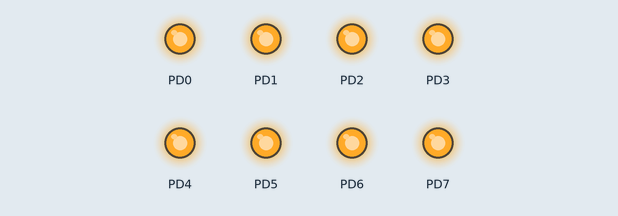
The program below on a simulated ATmega328P, built with avr-gcc and emulated at 16 MHz. Parts: output pins drawn as LEDs (lit = HIGH).

Above: at 0.5 s.
At 3.5 s:
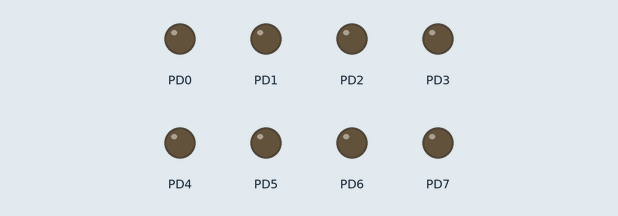
Timing chart, 0 to 4.6 s (numbered marks = the images above):
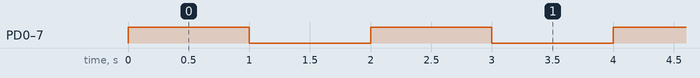

The program:

main.c
```c
/*
 * BlinkUNO.c
 *
 * Created: 12/02/2019 5:18:36 p. m.
 * Author : Felipe Diaz
 */
#define F_CPU 16000000UL
#include <util/delay.h>
#include <avr/io.h>


int main(void)
{
    // REGISTROS
	DDRD = 0xFF;
    while (1)
    {
	    PORTD = 0xFF;
		_delay_ms(1000);
		PORTD = 0x00;
		_delay_ms(1000);
	}

}
```

Measured:
- by itself, PD0–7: alternates HIGH for 1.0 s and LOW for 1.0 s
